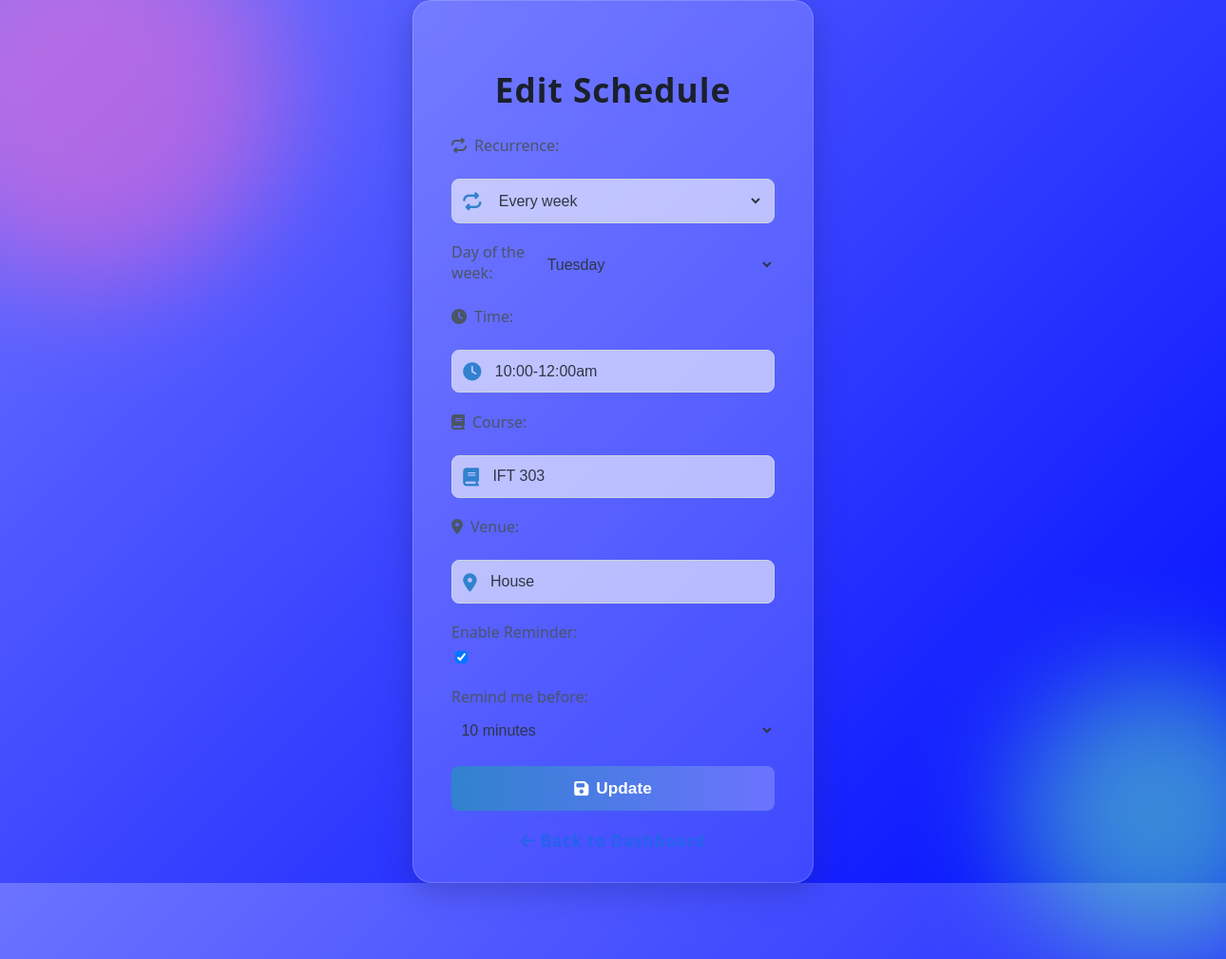
The app's page /edit/49 (signed in) with its own data.
### tables this page shows
CREATE TABLE schedules (
            id INTEGER PRIMARY KEY AUTOINCREMENT,
            user_id INTEGER,
            day TEXT,
            time TEXT,
            course TEXT,
            venue TEXT, recurrence TEXT DEFAULT 'none', date TEXT, reminder_enabled INTEGER DEFAULT 0, reminder_minutes_before INTEGER DEFAULT 10,
            FOREIGN KEY(user_id) REFERENCES users(id)
        );

### app.py (the view, shortened to what this page needs)
@app.route("/edit/<int:schedule_id>", methods=["GET", "POST"])
def edit(schedule_id):
    if "user_id" not in session:
        return redirect(url_for("login"))
    db = get_db()
    cur = db.execute("SELECT * FROM schedules WHERE id=? AND user_id=?", (schedule_id, session["user_id"]))
    schedule = cur.fetchone()
    if not schedule:
        flash("Schedule not found.", "danger")
        return redirect(url_for("index"))
    valid_days = ["Monday", "Tuesday", "Wednesday", "Thursday", "Friday", "Saturday", "Sunday"]
    return render_template("edit.html", schedule=schedule)

### app.py (called while the page is built)
def get_db():
    db = getattr(g, '_database', None)
    if db is None:
        db = g._database = sqlite3.connect(DATABASE)
    db.row_factory = sqlite3.Row
    return db

@app.teardown_appcontext
def close_connection(exception):
    db = getattr(g, '_database', None)
    if db is not None:
        db.close()

### templates/edit.html (shortened to what this page needs)
<!DOCTYPE html>
<html lang="en">
<head>
</head>
<body>
  <div class="bg-shape bg-shape1"></div>
  <div class="bg-shape bg-shape2"></div>
  <div class="card">
  <h2 style="font-size:2.2rem; font-weight:700; color:#1a202c; text-shadow:0 2px 8px #6b73ff99;">Edit Schedule</h2>
    <form method="POST">
      <label><i class="fa fa-repeat"></i> Recurrence:</label>
      <div class="input-group">
        <i class="fa fa-repeat"></i>
        <select name="recurrence" id="recurrence" required onchange="toggleDateDay()">
          <option value="weekly" {% if schedule['recurrence'] == 'weekly' %}selected{% endif %}>Every week</option>
        </select>
      </div>
      <div class="form-group" id="day-group" style="display:none;">
        <label for="day">Day of the week:</label>
        <select id="day" name="day" required>
          <option value="Tuesday" {% if schedule.day == 'Tuesday' %}selected{% endif %}>Tuesday</option>
        </select>
      </div>
      <label><i class="fa fa-clock"></i> Time:</label>
      <div class="input-group"><i class="fa fa-clock"></i><input type="text" name="time" value="{{ schedule['time'] }}" required></div>
      <label><i class="fa fa-book"></i> Course:</label>
      <div class="input-group"><i class="fa fa-book"></i><input type="text" name="course" value="{{ schedule['course'] }}" required></div>
      <label><i class="fa fa-location-dot"></i> Venue:</label>
      <div class="input-group"><i class="fa fa-location-dot"></i><input type="text" name="venue" value="{{ schedule['venue'] }}" required></div>
      <div class="form-group">
        <label for="reminder_enabled">Enable Reminder:</label>
        <input type="checkbox" id="reminder_enabled" name="reminder_enabled" value="1" {% if schedule.reminder_enabled %}checked{% endif %}>
      </div>
      <div class="form-group">
        <label for="reminder_minutes_before">Remind me before:</label>
        <select id="reminder_minutes_before" name="reminder_minutes_before">
          <option value="10" {% if schedule.reminder_minutes_before == 10 %}selected{% endif %}>10 minutes</option>
        </select>
      </div>
      <button type="submit"><i class="fa fa-save"></i> Update</button>
    </form>
  <a class="link" style="font-size:1.1rem; font-weight:600; color:#2563eb;" href="{{ url_for('index') }}"><i class="fa fa-arrow-left"></i> Back to Dashboard</a>
  </div>
  <link rel="stylesheet" href="https://cdnjs.cloudflare.com/ajax/libs/font-awesome/6.4.0/css/all.min.css">
</body>
</html>

### templates/edit.html (style rules this page uses)
body { min-height: 100vh; margin: 0; font-family: 'Segoe UI', Arial, sans-serif; background: linear-gradient(135deg, #6b73ff 0%, #000dff 100%); display: flex; justify-content: center; align-items: center; position: relative; overflow: hidden; }
.bg-shape { position: absolute; border-radius: 50%; filter: blur(60px); opacity: 0.5; z-index: 0; }
.bg-shape1 { width: 400px; height: 400px; background: #ff6bcb; top: -100px; left: -100px; animation: float1 8s infinite alternate; }
.bg-shape2 { width: 300px; height: 300px; background: #6bffb3; bottom: -80px; right: -80px; animation: float2 10s infinite alternate; }
.card { position: relative; z-index: 1; background: rgba(255,255,255,0.18); box-shadow: 0 8px 32px 0 rgba(31,38,135,0.37); backdrop-filter: blur(8px); -webkit-backdrop-filter: blur(8px); border-radius: 20px; border: 1px solid rgba(255,255,255,0.18); padding: 2.5rem 2.5rem 2rem 2.5rem; min-width: 340px; max-width: 95vw; }
h2 { text-align: center; color: #2d3748; margin-bottom: 1.5rem; font-size: 2rem; letter-spacing: 1px; }
form { display: flex; flex-direction: column; gap: 1.2rem; }
label { color: #4a5568; margin-bottom: 0.3rem; font-weight: 500; display: flex; align-items: center; gap: 0.5rem; }
.input-group { display: flex; align-items: center; background: rgba(255,255,255,0.6); border-radius: 8px; padding: 0.2rem 0.7rem; border: 1px solid #cbd5e0; }
.input-group i { color: #3182ce; font-size: 1.2rem; margin-right: 0.5rem; }
select, input[type="text"] { padding: 0.6rem 0.4rem; border: none; background: transparent; font-size: 1rem; outline: none; width: 100%; color: #2d3748; }
button { background: linear-gradient(90deg,#3182ce 0%,#6b73ff 100%); color: #fff; border: none; padding: 0.8rem; border-radius: 8px; font-size: 1.08rem; font-weight: 600; cursor: pointer; box-shadow: 0 2px 8px rgba(49,130,206,0.12); transition: background 0.2s, transform 0.2s; display: flex; align-items: center; justify-content: center; gap: 0.5rem; }
.link { display: block; text-align: center; margin-top: 1.2rem; color: #3182ce; text-decoration: none; font-size: 1rem; font-weight: 500; letter-spacing: 0.5px; transition: color 0.2s; }

### records on screen
schedules: recurrence "Every week", day "Tuesday", time "10:00-12:00am", course "IFT 303", venue "House", reminder_enabled "☑", reminder_minutes_before "10 minutes"
